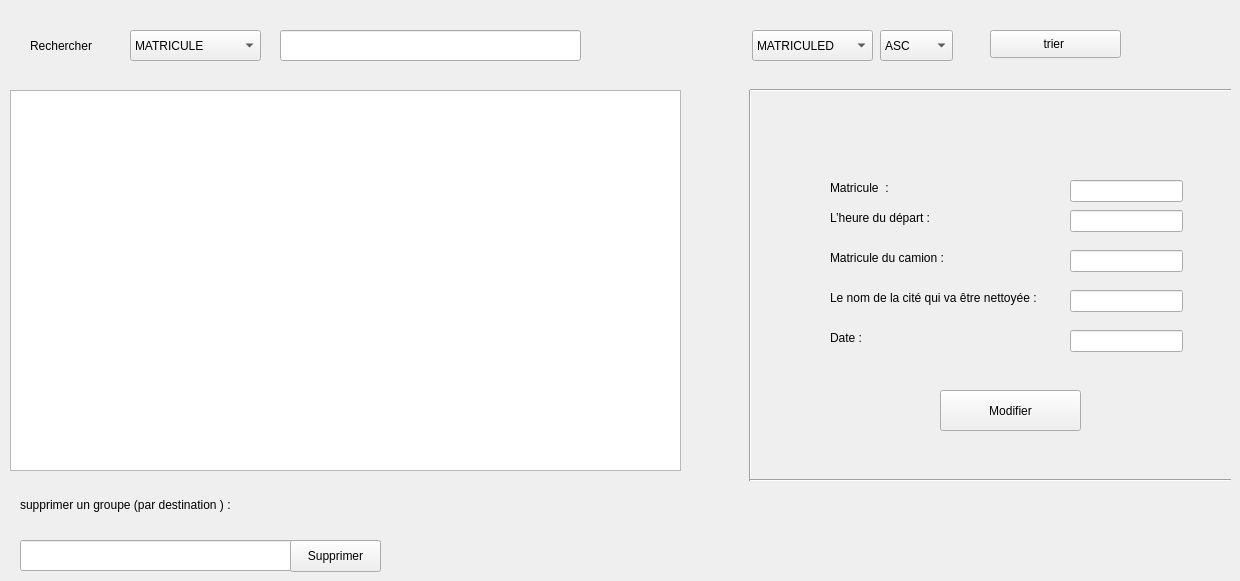
      <widget class="QWidget" name="tab_18">
       <attribute name="title">
        <string>Afficher</string>
       </attribute>
       <widget class="QTableView" name="tab_dechet">
        <property name="geometry">
         <rect>
          <x>10</x>
          <y>90</y>
          <width>671</width>
          <height>381</height>
         </rect>
        </property>
        <property name="styleSheet">
         <string notr="true"/>
        </property>
       </widget>
       <widget class="QLabel" name="label_88">
        <property name="geometry">
         <rect>
          <x>20</x>
          <y>490</y>
          <width>341</width>
          <height>31</height>
         </rect>
        </property>
        <property name="text">
         <string>&lt;html&gt;&lt;head/&gt;&lt;body&gt;&lt;p&gt;&lt;span style=&quot; font-size:9pt;&quot;&gt;supprimer un groupe (par destination ) :&lt;/span&gt;&lt;/p&gt;&lt;/body&gt;&lt;/html&gt;</string>
        </property>
       </widget>
       <widget class="QLineEdit" name="le_supp">
        <property name="geometry">
         <rect>
          <x>20</x>
          <y>540</y>
          <width>361</width>
          <height>31</height>
         </rect>
        </property>
       </widget>
       <widget class="QPushButton" name="pb_supp">
        <property name="geometry">
         <rect>
          <x>290</x>
          <y>540</y>
          <width>91</width>
          <height>32</height>
         </rect>
        </property>
        <property name="text">
         <string>Supprimer</string>
        </property>
       </widget>
       <widget class="QLineEdit" name="le_recherche">
        <property name="geometry">
         <rect>
          <x>280</x>
          <y>30</y>
          <width>301</width>
          <height>31</height>
         </rect>
        </property>
       </widget>
       <widget class="QLineEdit" name="le_temps_2">
        <property name="geometry">
         <rect>
          <x>1070</x>
          <y>210</y>
          <width>113</width>
          <height>22</height>
         </rect>
        </property>
       </widget>
       <widget class="QLabel" name="label_19">
        <property name="geometry">
         <rect>
          <x>830</x>
          <y>330</y>
          <width>56</width>
          <height>16</height>
         </rect>
        </property>
        <property name="text">
         <string>Date :</string>
        </property>
       </widget>
       <widget class="QLabel" name="label_21">
        <property name="geometry">
         <rect>
          <x>830</x>
          <y>210</y>
          <width>111</width>
          <height>16</height>
         </rect>
        </property>
        <property name="text">
         <string>L’heure du départ :</string>
        </property>
       </widget>
       <widget class="QLineEdit" name="le_cite_2">
        <property name="geometry">
         <rect>
          <x>1070</x>
          <y>290</y>
          <width>113</width>
          <height>22</height>
         </rect>
        </property>
       </widget>
       <widget class="QLabel" name="label_17">
        <property name="geometry">
         <rect>
          <x>830</x>
          <y>250</y>
          <width>131</width>
          <height>16</height>
         </rect>
        </property>
        <property name="text">
         <string>Matricule du camion :</string>
        </property>
       </widget>
       <widget class="QLabel" name="label_20">
        <property name="geometry">
         <rect>
          <x>830</x>
          <y>290</y>
          <width>231</width>
          <height>16</height>
         </rect>
        </property>
        <property name="text">
         <string>Le nom de la cité qui va être nettoyée :</string>
        </property>
       </widget>
       <widget class="QLineEdit" name="le_matricule_2">
        <property name="geometry">
         <rect>
          <x>1070</x>
          <y>250</y>
          <width>113</width>
          <height>22</height>
         </rect>
        </property>
       </widget>
       <widget class="QLineEdit" name="le_date_2">
        <property name="geometry">
         <rect>
          <x>1070</x>
          <y>330</y>
          <width>113</width>
          <height>22</height>
         </rect>
        </property>
       </widget>
       <widget class="QPushButton" name="pb_MODIFIER">
        <property name="geometry">
         <rect>
          <x>940</x>
          <y>390</y>
          <width>141</width>
          <height>41</height>
         </rect>
        </property>
        <property name="styleSheet">
         <string notr="true"/>
        </property>
        <property name="text">
         <string>Modifier</string>
        </property>
       </widget>
       <widget class="QComboBox" name="cb_recherche">
        <property name="geometry">
         <rect>
          <x>130</x>
          <y>30</y>
          <width>131</width>
          <height>31</height>
         </rect>
        </property>
        <item>
         <property name="text">
          <string>MATRICULE</string>
         </property>
        </item>
        <item>
         <property name="text">
          <string>MATRICULED</string>
         </property>
        </item>
        <item>
         <property name="text">
          <string>DESTINATION</string>
         </property>
        </item>
        <item>
         <property name="text">
          <string>TEMPS_A</string>
         </property>
        </item>
        <item>
         <property name="text">
          <string>DATE_A</string>
         </property>
        </item>
       </widget>
       <widget class="QPushButton" name="pb_tri_dest">
        <property name="geometry">
         <rect>
          <x>990</x>
          <y>30</y>
          <width>131</width>
          <height>28</height>
         </rect>
        </property>
        <property name="text">
         <string>trier </string>
        </property>
       </widget>
       <widget class="QLineEdit" name="le_matricule_D2">
        <property name="geometry">
         <rect>
          <x>1070</x>
          <y>180</y>
          <width>113</width>
          <height>22</height>
         </rect>
        </property>
       </widget>
       <widget class="QLabel" name="label_22">
        <property name="geometry">
         <rect>
          <x>830</x>
          <y>180</y>
          <width>131</width>
          <height>16</height>
         </rect>
        </property>
        <property name="text">
         <string>Matricule  :</string>
        </property>
       </widget>
       <widget class="QLabel" name="label_121">
        <property name="geometry">
         <rect>
          <x>30</x>
          <y>30</y>
          <width>91</width>
          <height>31</height>
         </rect>
        </property>
        <property name="text">
         <string>Rechercher</string>
        </property>
       </widget>
       <widget class="Line" name="line_41">
        <property name="geometry">
         <rect>
          <x>740</x>
          <y>90</y>
          <width>20</width>
          <height>391</height>
         </rect>
        </property>
        <property name="orientation">
         <enum>Qt::Vertical</enum>
        </property>
       </widget>
       <widget class="Line" name="line_42">
        <property name="geometry">
         <rect>
          <x>750</x>
          <y>470</y>
          <width>481</width>
          <height>20</height>
         </rect>
        </property>
        <property name="orientation">
         <enum>Qt::Horizontal</enum>
        </property>
       </widget>
       <widget class="Line" name="line_43">
        <property name="geometry">
         <rect>
          <x>750</x>
          <y>80</y>
          <width>481</width>
          <height>20</height>
         </rect>
        </property>
        <property name="orientation">
         <enum>Qt::Horizontal</enum>
        </property>
       </widget>
       <widget class="QComboBox" name="ordre_tri_dechet">
        <property name="geometry">
         <rect>
          <x>880</x>
          <y>30</y>
          <width>73</width>
          <height>31</height>
         </rect>
        </property>
        <item>
         <property name="text">
          <string>ASC</string>
         </property>
        </item>
        <item>
         <property name="text">
          <string>DESC</string>
         </property>
        </item>
       </widget>
       <widget class="QComboBox" name="colone_tri_dechet">
        <property name="geometry">
         <rect>
          <x>752</x>
          <y>30</y>
          <width>121</width>
          <height>31</height>
         </rect>
        </property>
        <item>
         <property name="text">
          <string>MATRICULED</string>
         </property>
        </item>
        <item>
         <property name="text">
          <string>DESTINATION</string>
         </property>
        </item>
       </widget>
      </widget>
